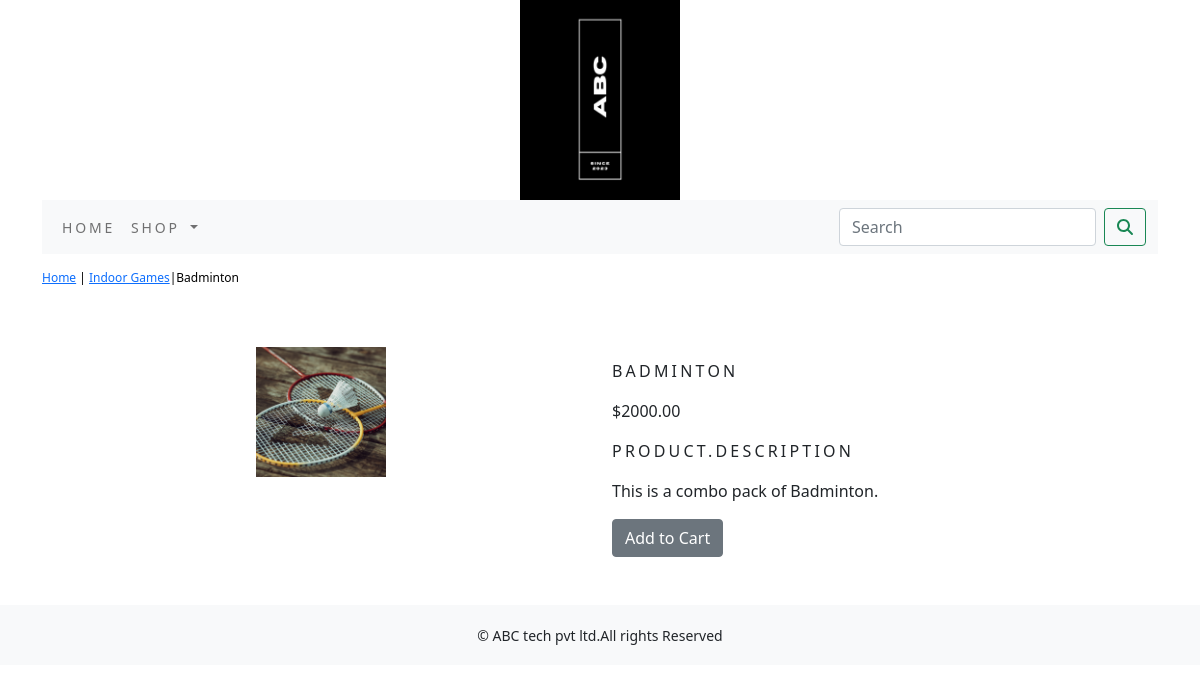
/indoor-games/badminton/, run on the app's committed database.
### shop/models.py (models this page shows, shortened)
class Product(models.Model):
    name=models.CharField(max_length=250,unique=True)
    slug=models.SlugField(max_length=250,unique=True)
    description=models.TextField(blank=True)
    price=models.DecimalField(max_digits=10,decimal_places=2)
    category=models.ForeignKey(Category,on_delete=models.CASCADE)
    image = models.ImageField(upload_to='product', blank=True)
    stock=models.IntegerField()
    available=models.BooleanField(default=True)
    created=models.DateTimeField(auto_now_add=True)
    updated=models.DateTimeField(auto_now=True)
    class Meta:
        ordering=('name',)
        verbose_name='product'
        verbose_name_plural='products'

class Category(models.Model):
    name = models.CharField(max_length=250, unique=True)
    slug = models.SlugField(max_length=250, unique=True)
    description = models.TextField(blank=True)
    image = models.ImageField(upload_to='category', blank=True)
    class Meta:
        ordering=('name',)
        verbose_name='category'
        verbose_name_plural='categories'
    def get_url(self):
        return reverse('shop:product_by_category',args=[self.slug])
    def __str__(self):
        return '{}'.format(self.name)

### shop/views.py (the view)
# urls.py: path('<slug:c_slug>/<slug:product_slug>/', views.proDetail, name='prodCatdetail')
def proDetail(request, c_slug, product_slug):
    try:
        product = Product.objects.get(category__slug=c_slug, slug=product_slug)
    except Exception as e:
        raise e
    return render(request, 'product.html', {'product': product})

### cart/context_processors.py (called while the page is built, shortened)
def counter(request):
    item_count = 0
    if 'admin' in request.path:
        return {}
    return dict(item_count=item_count)

### shop/context_processors.py (called while the page is built)
def menu_links(request):
    links = Category.objects.all()
    return dict(links=links)

### Templates/product.html (shortened to what this page needs)
{% extends 'base.html' %}
{% load static %}
{% block content %}
<div class="row my_prod_row_class">
    <div class="mx_auto">
        <p><a href="{% url 'shop:allProdCat' %}">Home</a> | <a href="{{product.category.get_url}}">{{product.category}}</a>|{{product.name}}</p>
    </div>
</div>
<div class="container">
<br>
<div class="row">
    <div class="col-12 col-sm-12 col-md-12 col-lg-6 text-center">
        <div style="min-width:18rem">
            <img src="{{product.image.url}}" alt="{{product.name}}" width="130px;" height="130px;">
        </div>
    </div>
        <div class="col-12 col-sm-12 col-md-12 col-lg-6">
            <h1 class="my_prod_title">{{product.name}}</h1>
            <p>${{product.price}}</p>
            <p class="my_title">product.description</p>
            <p class="text-justify my_prod_text">{{product.description}}</p>
            {% if product.stock <= 0 %}
            <p class="text-justify my_prod_text"><b>Out of Stock</b></p>
            {% else %}
            <a class="btn btn-secondary" href="{% url 'cart:add_cart' product.id %}">Add to Cart</a>
            {% endif %}
        </div>
</div>
</div>
{% endblock %}

### static/css/custom.css (style rules this page uses)
body { font-family: 'Roboto', sans-serif; }
.my_title { font-size:16px; text-transform:uppercase; letter-spacing:.2em; }
.my_prod_row_class { padding-top:15px; padding-bottom:20px; }
.my_prod_row_class .mx_auto { color:#000; font-size:12px; text-decoration:none; }
.my_prod_title { font-size:16px; text-transform:uppercase; letter-spacing:.2em; padding-top:15px; padding-bottom:10px; }

### data on the page
Product: category "Indoor Games", name "Badminton", image (picture), name "BADMINTON", price "2000.00", description "This is a combo pack of Badminton."
